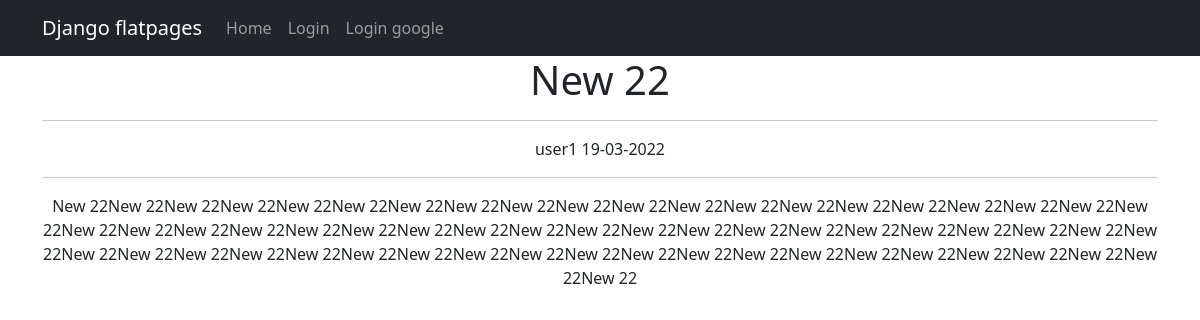
The app's page /news/20, older data.
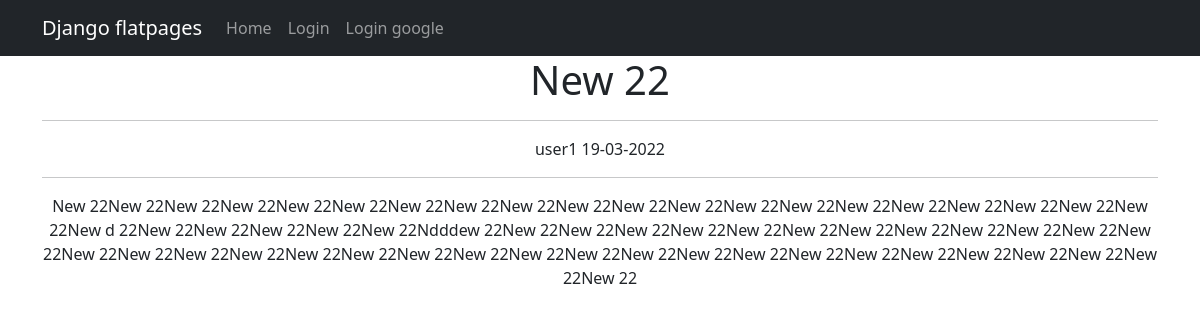
The same page, newer data.
### News_Portal/models.py (models this page shows, shortened)
class Post(models.Model):
    title = models.CharField(max_length=255)
    text = models.TextField()
    rating = models.SmallIntegerField(default=0)
    NEWS = 'NW'
    ARTICLE = 'AR'
    CAT_CHOICES = (
        (NEWS, 'Новость'),
        (ARTICLE, 'Статья'),
    )
    type = models.CharField(max_length=2, choices=CAT_CHOICES, default=ARTICLE)
    date = models.DateTimeField(auto_now_add=True)
    author = models.ForeignKey(Author, on_delete=models.CASCADE)
    category = models.ManyToManyField(Category, through='PostCategory')

class Author(models.Model):
    user = models.OneToOneField(User, on_delete=models.CASCADE)
    rating = models.SmallIntegerField(default=0)

### News_Portal/views.py (the view)
# urls.py: path('<int:pk>', PostDetail.as_view(), name='new_detail'),  # pk — это первичный ключ товара, который будет выводиться у нас в шаблон
class PostDetail(DetailView):
    template_name = 'new_detail.html'  # название шаблона будет product.html
    context_object_name = 'new'  # название объекта. в нём будет
    queryset = Post.objects.all()

### templates/new_detail.html (shortened to what this page needs)
{% extends 'flatpages/default.html' %}
{% block content %}
<h1> {{ new.title }} </h1>
<hr>
<tr>
        <td>
            {{ new.author.user }}
        </td>
        <td>
            {{ new.date|date:'d-m-Y' }}
        </td>
</tr>
<hr>
{{ new.text }}
{% endblock content %}

Row changes from the older to the newer data that the page shows:
changed Post "New 22": text "…22New 22New 22New 22New 22New 22New 22New 22New 22New 22New 22New 22New 22New 22New 22New…" → "…22New 22New 22New 22New d 22New 22New 22New 22New 22New 22Ndddew 22New 22New 22New 22New…"
